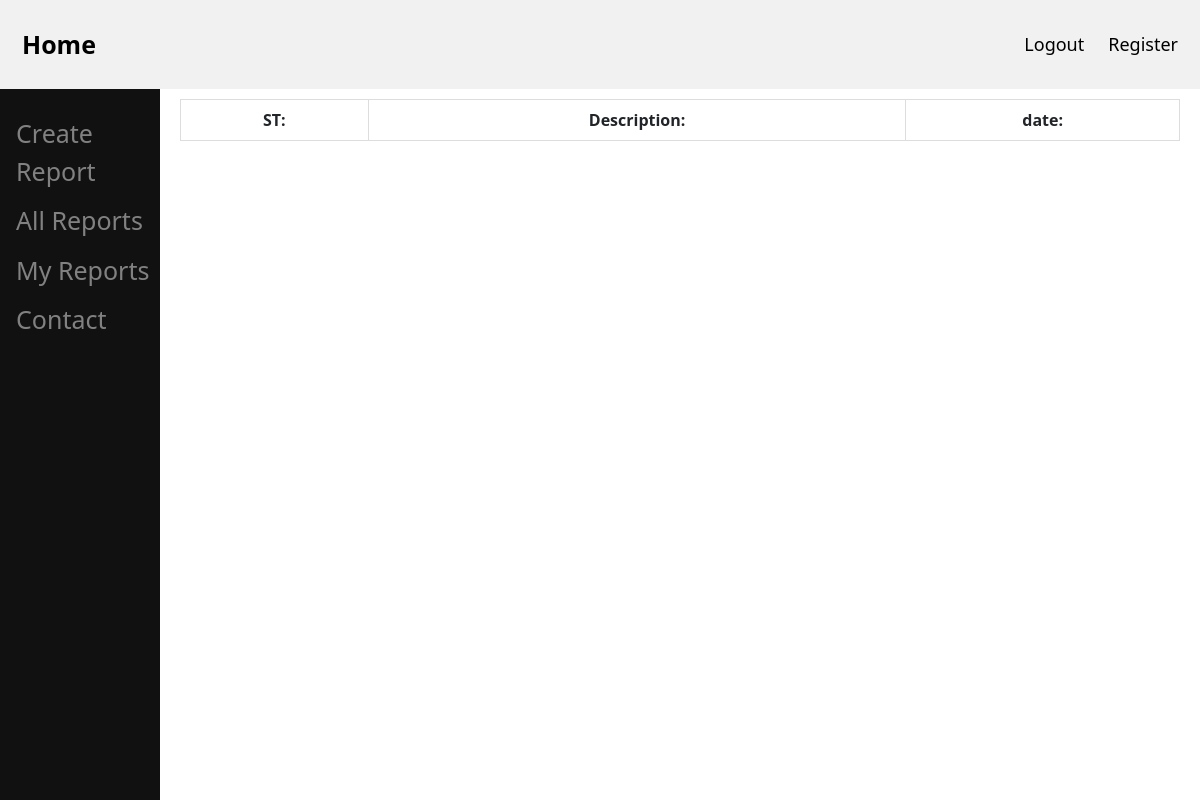
The page /show-reports/ (signed in) on the database as committed earlier.
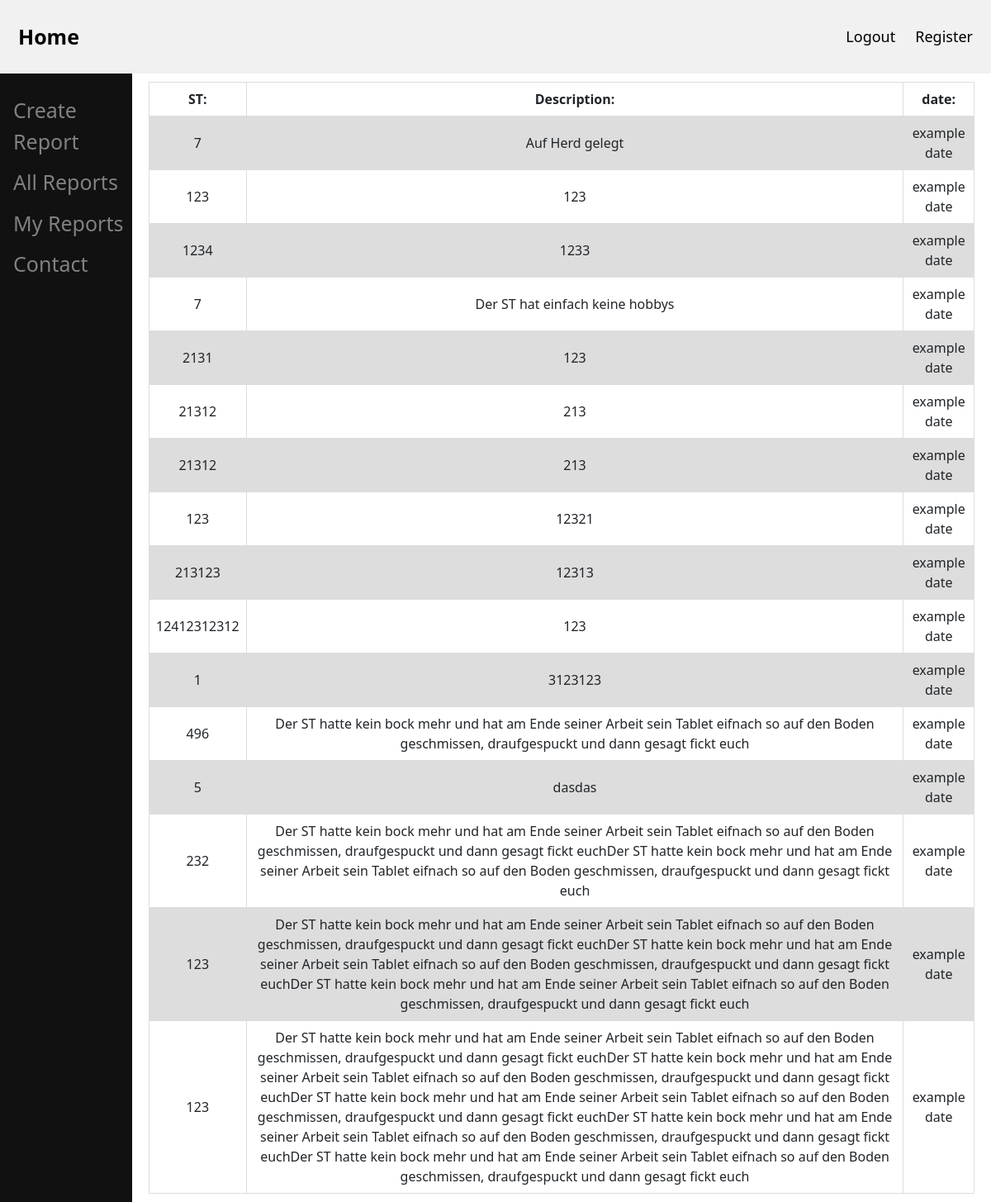
The same page on the database as committed later.
### app/models.py (models this page shows, shortened)
class Report(models.Model):
    stnumber = models.IntegerField()
    text = models.CharField(max_length=500)
    user = models.ForeignKey(
        settings.AUTH_USER_MODEL,
        on_delete=models.CASCADE,
    )

### app/views.py (the view)
# urls.py: path("show-reports/", views.all_reports, name="show_reports"),
def all_reports(request):
    if request.user.is_authenticated:
        all_reports = Report.objects.all().values()
        return render(request, "all_reports.html", {
            'all_reports': all_reports,
        })
    else:
        messages.success(request, ("Please Login first"))
        return redirect('login')

### app/templates/all_reports.html (shortened to what this page needs)
{% extends 'base.html' %}
{% block content %}
    <div class="reports">
        <table>
            <tr>
                <th>ST:</th>
                <th class="description">Description:</th>
                <th>date:</th>
            </tr>
            {% for x in all_reports %}
            <tr>
                <td>{{ x.stnumber }}</td>
                <td class="text">{{ x.text }}</td>
                <td>example date</td>
            </tr>
            {% endfor %}
        </table>
    </div>
{% endblock %}

Rows that differ between the two databases and show on the page:
added Report: stnumber "7", text "Auf Herd gelegt"
added Report: stnumber "123", text "123"
added Report: stnumber "1234", text "1233"
added Report: stnumber "7", text "Der ST hat einfach keine hobbys"
added Report: stnumber "2131", text "123"
added Report: stnumber "21312", text "213"
added Report: stnumber "21312", text "213"
added Report: stnumber "123", text "12321"
added Report: stnumber "213123", text "12313"
added Report: stnumber "12412312312", text "123"
added Report: stnumber "1", text "3123123"
added Report: stnumber "496", text "Der ST hatte kein bock mehr und hat am Ende seiner Arbeit sein Tablet eifnach so auf den Boden geschmissen, draufgespuckt und dann gesagt fickt euch"
added Report: stnumber "5", text "dasdas"
added Report: stnumber "232", text "Der ST hatte kein bock mehr und hat am Ende seiner Arbeit sein Tablet eifnach so auf den Boden geschmissen, draufgespuckt und dann gesagt fickt euchDer ST hatte kein bock mehr und hat am Ende seiner Arbeit sein Tablet eifnach so auf den Boden geschmissen, draufgespuckt und dann gesagt fickt euch"
added Report: stnumber "123", text "Der ST hatte kein bock mehr und hat am Ende seiner Arbeit sein Tablet eifnach so auf den Boden geschmissen, draufgespuckt und dann gesagt fickt euchDer ST hatte kein bock mehr und hat am Ende seiner Arbeit sein Tablet eifnach so auf den Boden geschmissen, draufgespuckt und dann gesagt fickt euchDer ST hatte kein bock mehr und hat am Ende seiner Arbeit sein Tablet eifnach so auf den Boden geschmissen, draufgespuckt und dann gesagt fickt euch"
added Report: stnumber "123", text "Der ST hatte kein bock mehr und hat am Ende seiner Arbeit sein Tablet eifnach so auf den Boden geschmissen, draufgespuckt und dann gesagt fickt euchDer ST hatte kein bock mehr und hat am Ende seiner Arbeit sein Tablet eifnach so auf den Boden geschmissen, draufgespuckt und dann gesagt fickt euchDer ST hatte kein bock mehr und hat am Ende seiner Arbeit sein Tablet eifnach so auf den Boden geschmissen, draufgespuckt und dann gesagt fickt euchDer ST hatte kein bock mehr und hat am Ende seiner Arbeit sein Tablet eifnach so auf den Boden geschmissen, draufgespuckt und dann gesagt fickt euchDer ST hatte kein bock mehr und hat am Ende seiner Arbeit sein Tablet eifnach so auf den Boden geschmissen,…"
